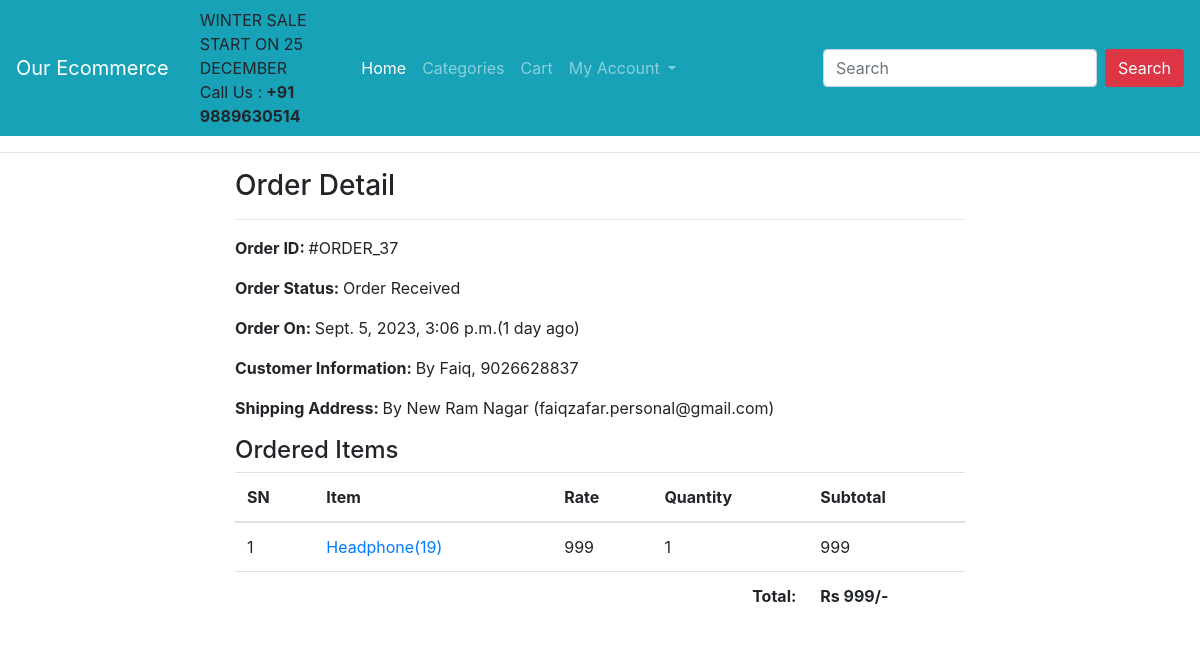
Screenshot of /profile/order-37/ (signed in) with the database file from the repository.
### ecomapp/models.py (models this page shows, shortened)
class Order(models.Model):
    cart = models.OneToOneField(Cart, on_delete=models.CASCADE)
    ordered_by = models.CharField(max_length=200)
    shipping_address = models.CharField(max_length=200)
    mobile = models.CharField(max_length=10)
    email = models.EmailField(null=True, blank=True)
    subtotal = models.PositiveIntegerField()
    discount = models.PositiveIntegerField()
    total = models.PositiveIntegerField()
    order_status = models.CharField(max_length=50, choices=ORDER_STATUS)
    created_at = models.DateTimeField(auto_now_add=True)
    payment_method = models.CharField(
        max_length=20, choices=METHOD, default="Cash On Delivery")
    payment_completed = models.BooleanField(
        default=False, null=True, blank=True)

class CartProduct(models.Model):
    cart = models.ForeignKey(Cart, on_delete=models.CASCADE)
    product = models.ForeignKey(Product, on_delete=models.CASCADE)
    rate = models.PositiveIntegerField()
    quantity = models.PositiveIntegerField()
    subtotal = models.PositiveIntegerField()

class Product(models.Model):
    title = models.CharField(max_length=200)
    slug = models.SlugField(unique=True)
    category = models.ForeignKey(Category, on_delete=models.CASCADE)
    image = models.ImageField(upload_to="products")
    marked_price = models.PositiveIntegerField()
    selling_price = models.PositiveIntegerField()
    description = models.TextField()
    warranty = models.CharField(max_length=300, null=True, blank=True)
    return_policy = models.CharField(max_length=300, null=True, blank=True)
    view_count = models.PositiveIntegerField(default=0)

### ecomapp/views.py (the view)
# urls.py: path("profile/order-<int:pk>/", CustomerOrderDetailView.as_view(),
class CustomerOrderDetailView(DetailView):
    template_name = "customerorderdetail.html"
    model = Order
    context_object_name = "ord_obj"
    def dispatch(self, request, *args, **kwargs):
        if request.user.is_authenticated and Customer.objects.filter(user=request.user).exists():
            order_id = self.kwargs["pk"]
            order = Order.objects.get(id=order_id)
            if request.user.customer != order.cart.customer:
                return redirect("ecomapp:customerprofile")
        else:
            return redirect("/login/?next=/profile/")
        return super().dispatch(request, *args, **kwargs)

### templates/customerorderdetail.html (shortened to what this page needs)
{% extends "base.html" %}
{% load humanize %}
{% block content %}
<div class="container">
    <div class="row">
        <div class="col-md-8 mx-auto">
            <h3>Order Detail</h3><hr>
            <p><span class="font-weight-bold">Order ID: </span> #ORDER_{{ord_obj.id}}</p>
            <p><span class="font-weight-bold">Order Status: </span> {{ord_obj.order_status}}</p>
            <p><span class="font-weight-bold">Order On: </span> {{ord_obj.created_at}}({{ord_obj.created_at|timesince}} ago)</p>
            <p><span class="font-weight-bold">Customer Information: </span> By {{ord_obj.ordered_by}}, {{ord_obj.mobile}}</p>
            <p><span class="font-weight-bold">Shipping Address: </span> By {{ord_obj.shipping_address}} ({{ord_obj.email}})</p>
            <h4>Ordered Items</h4>
            <table class="table">
                <thead>
                    <tr>
                        <th>SN</th>
                        <th>Item</th>
                        <th>Rate</th>
                        <th>Quantity</th>
                        <th>Subtotal</th>
                    </tr>
                </thead>
                <tbody>
                    {% for cp in ord_obj.cart.cartproduct_set.all %}
                    <tr>
                        <td>{{forloop.counter}}</td>
                        <td><a target="_blank" href="{% url 'ecomapp:productdetail' cp.product.slug %}">{{cp.product.title}}({{cp.product.id}})</a></td>
                        <td>{{cp.rate}}</td>
                        <td>{{cp.quantity}}</td>
                        <td>{{cp.subtotal}}</td>
                    </tr>
                    {% endfor %}
                    <tr>
                        <th colspan="4" class="text-right">Total: </th>
                        <th>Rs {{ord_obj.total|intcomma}}/-</th>
                    </tr>
                </tbody>
            </table>
        </div>
    </div>
</div>
{% endblock %}

### rows the page displays
Order: id "37", order_status "Order Received", created_at "Sept. 5, 2023, 3:06 p.m.", created_at "1 day", ordered_by "Faiq", mobile "9026628837", shipping_address "New Ram Nagar", email "faiqzafar.personal@gmail.com", total "999"
CartProduct: product "Headphone", product.id "19", rate "999", quantity "1", subtotal "999"
